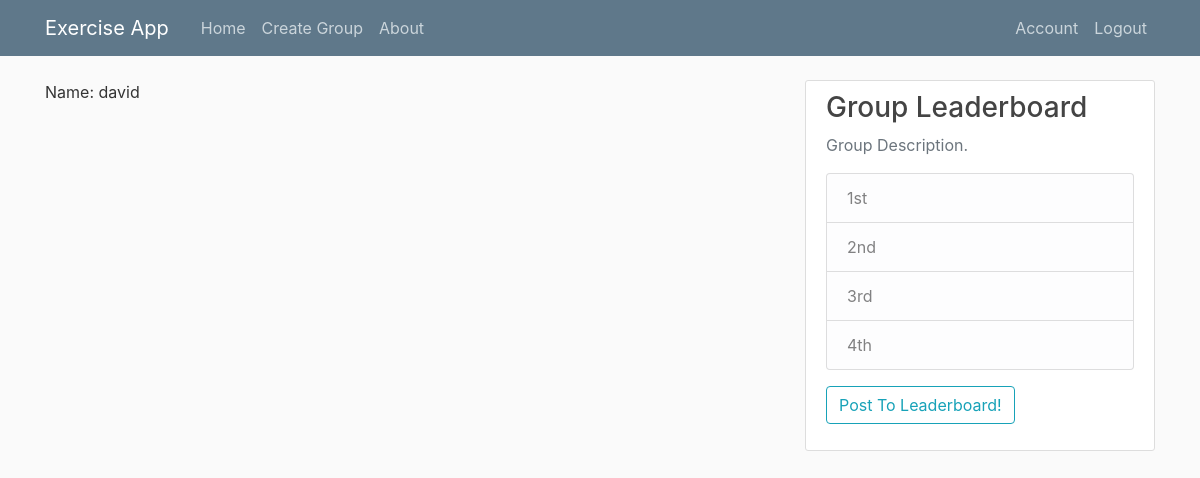
Page /updateleaderboard (signed in) on the earlier database version.
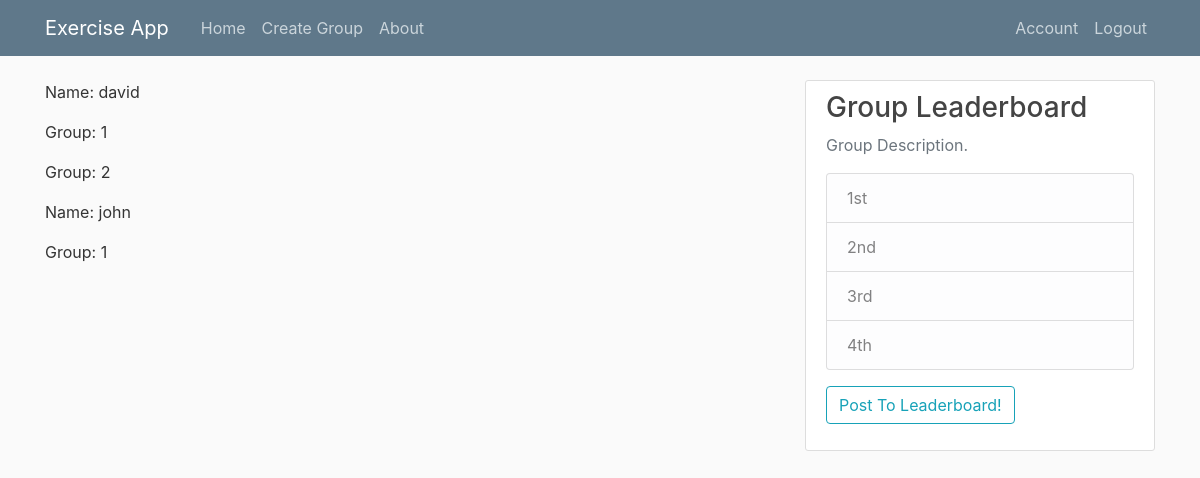
Same page on the later database version.
### exercisewebapp/models.py (models this page shows)
class User(db.Model, UserMixin):
    id = db.Column(db.Integer, primary_key=True)
    username = db.Column(db.String(20), unique=True, nullable=False)
    email = db.Column(db.String(120), unique=True, nullable=False)
    image_file = db.Column(db.String(20), nullable=False, default='default.jpg')
    password = db.Column(db.String(60), nullable=False)
    posts = db.relationship('Post', backref="owner",uselist=True)
    groups = db.relationship('Group', secondary=groupslink, backref=db.backref('groups', lazy='dynamic'))
    def __repr__(self):
        return f"User(' User: {self.username}', Email: '{self.email}', ID: '{self.id}',\nGroups: {self.groups}\n, Posts: {self.posts})\n"

class Group(db.Model):
    id = db.Column(db.Integer, primary_key=True)
    exercise_title = db.Column(db.String(100), nullable=False)
    date_started = db.Column(db.DateTime, nullable=False, default=datetime.utcnow)
    description = db.Column(db.Text, nullable=False)
    leader_user_id = db.Column(db.Integer, db.ForeignKey('user.id'), nullable=False)
    def __repr__(self):
        return f"Group({self.id},'{self.exercise_title}', '{self.date_started}'\n"

### exercisewebapp/routes.py (the view)
@app.route("/updateleaderboard",methods=['GET'])
@login_required
def update_leaderboard():
    if current_user.is_authenticated:
        all_users = User.query.all()
        for user in all_users:
            print(user)
        return render_template('updateleaderboard.html',  all_users=all_users)
    return render_template('homefeed.html')

### exercisewebapp/models.py (called while the page is built)
@login_manager.user_loader
def load_user(user_id):
    return User.query.get(int(user_id))

    def __repr__(self):
        return f"Post( Post ID:{self.id}, Title:'{self.title}', Date posted:'{self.date_posted}', Reps:{self.reps}, Group ID:{self.group_id}, User ID:{self.user_id})\n"

### exercisewebapp/templates/updateleaderboard.html
{% extends "layout.html" %}
{% block content %}
    {% for user in all_users %}
        <p>Name: {{ user.username }}</p>
        {% for groups in user.groups %}
            <p>Group: {{ groups.id }}</p>
        {% endfor%}
    {% endfor%}
{% endblock content %}

Differences in the rows shown:
changed User "david": gains Group (id "2")
now on this page (row edited): Group: id "1"
added User: username "john"
